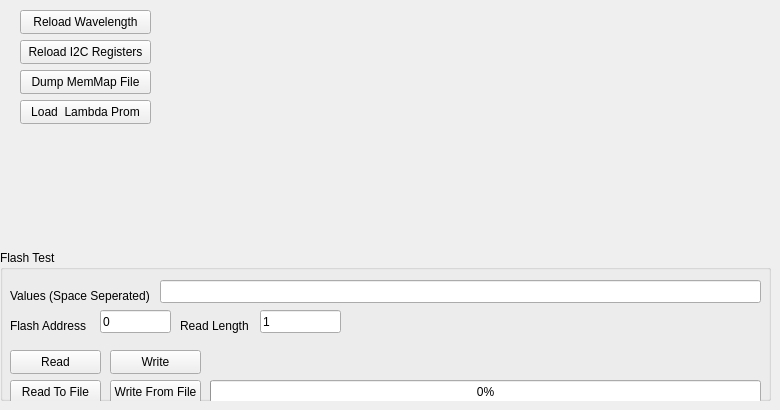
    <widget class="QWidget" name="tab_2">
     <attribute name="title">
      <string>PROM</string>
     </attribute>
     <widget class="QPushButton" name="soft_reset_button">
      <property name="geometry">
       <rect>
        <x>20</x>
        <y>70</y>
        <width>131</width>
        <height>24</height>
       </rect>
      </property>
      <property name="text">
       <string>Soft Reset</string>
      </property>
     </widget>
     <widget class="QPushButton" name="reload_wavelenth_button">
      <property name="geometry">
       <rect>
        <x>20</x>
        <y>10</y>
        <width>131</width>
        <height>24</height>
       </rect>
      </property>
      <property name="text">
       <string>Reload Wavelength</string>
      </property>
     </widget>
     <widget class="QPushButton" name="reload_i2c_button">
      <property name="geometry">
       <rect>
        <x>20</x>
        <y>40</y>
        <width>131</width>
        <height>24</height>
       </rect>
      </property>
      <property name="text">
       <string>Reload I2C Registers</string>
      </property>
     </widget>
     <widget class="QGroupBox" name="groupBox_4">
      <property name="geometry">
       <rect>
        <x>0</x>
        <y>250</y>
        <width>771</width>
        <height>151</height>
       </rect>
      </property>
      <property name="title">
       <string>Flash Test</string>
      </property>
      <widget class="QProgressBar" name="flash_progress">
       <property name="geometry">
        <rect>
         <x>210</x>
         <y>130</y>
         <width>551</width>
         <height>23</height>
        </rect>
       </property>
       <property name="value">
        <number>0</number>
       </property>
      </widget>
      <widget class="QLineEdit" name="flash_values">
       <property name="geometry">
        <rect>
         <x>160</x>
         <y>30</y>
         <width>601</width>
         <height>23</height>
        </rect>
       </property>
      </widget>
      <widget class="QLineEdit" name="flash_length">
       <property name="geometry">
        <rect>
         <x>260</x>
         <y>60</y>
         <width>81</width>
         <height>23</height>
        </rect>
       </property>
       <property name="text">
        <string>1</string>
       </property>
      </widget>
      <widget class="QLabel" name="label_94">
       <property name="geometry">
        <rect>
         <x>10</x>
         <y>35</y>
         <width>141</width>
         <height>21</height>
        </rect>
       </property>
       <property name="text">
        <string>Values (Space Seperated)</string>
       </property>
      </widget>
      <widget class="QLabel" name="label_95">
       <property name="geometry">
        <rect>
         <x>10</x>
         <y>66</y>
         <width>81</width>
         <height>20</height>
        </rect>
       </property>
       <property name="text">
        <string>Flash Address</string>
       </property>
      </widget>
      <widget class="QPushButton" name="flash_read_button">
       <property name="geometry">
        <rect>
         <x>10</x>
         <y>100</y>
         <width>91</width>
         <height>24</height>
        </rect>
       </property>
       <property name="text">
        <string>Read</string>
       </property>
      </widget>
      <widget class="QPushButton" name="flash_write_file_button">
       <property name="geometry">
        <rect>
         <x>110</x>
         <y>130</y>
         <width>91</width>
         <height>24</height>
        </rect>
       </property>
       <property name="text">
        <string>Write From File</string>
       </property>
      </widget>
      <widget class="QPushButton" name="flash_read_file_button">
       <property name="geometry">
        <rect>
         <x>10</x>
         <y>130</y>
         <width>91</width>
         <height>24</height>
        </rect>
       </property>
       <property name="text">
        <string>Read To File</string>
       </property>
      </widget>
      <widget class="QPushButton" name="flash_write_button">
       <property name="geometry">
        <rect>
         <x>110</x>
         <y>100</y>
         <width>91</width>
         <height>24</height>
        </rect>
       </property>
       <property name="text">
        <string>Write</string>
       </property>
      </widget>
      <widget class="QLineEdit" name="flash_address">
       <property name="geometry">
        <rect>
         <x>100</x>
         <y>60</y>
         <width>71</width>
         <height>23</height>
        </rect>
       </property>
       <property name="text">
        <string>0</string>
       </property>
      </widget>
      <widget class="QLabel" name="label_96">
       <property name="geometry">
        <rect>
         <x>180</x>
         <y>66</y>
         <width>81</width>
         <height>20</height>
        </rect>
       </property>
       <property name="text">
        <string>Read Length</string>
       </property>
      </widget>
     </widget>
     <widget class="QPushButton" name="write_back_memmap_button">
      <property name="geometry">
       <rect>
        <x>20</x>
        <y>70</y>
        <width>131</width>
        <height>24</height>
       </rect>
      </property>
      <property name="text">
       <string>Dump MemMap File</string>
      </property>
     </widget>
     <widget class="QPushButton" name="load_lambda_prom">
      <property name="geometry">
       <rect>
        <x>20</x>
        <y>100</y>
        <width>131</width>
        <height>24</height>
       </rect>
      </property>
      <property name="text">
       <string>Load  Lambda Prom</string>
      </property>
     </widget>
    </widget>
